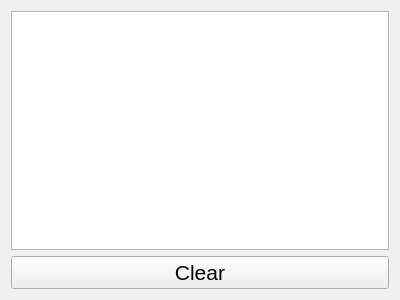
<?xml version="1.0" encoding="UTF-8"?>
<ui version="4.0">
 <class>Form</class>
 <widget class="QWidget" name="Form">
  <property name="geometry">
   <rect>
    <x>0</x>
    <y>0</y>
    <width>400</width>
    <height>300</height>
   </rect>
  </property>
  <property name="font">
   <font>
    <pointsize>16</pointsize>
   </font>
  </property>
  <property name="windowTitle">
   <string>Form</string>
  </property>
  <layout class="QGridLayout" name="gridLayout">
   <item row="0" column="0">
    <layout class="QVBoxLayout" name="verticalLayout">
     <item>
      <widget class="QPlainTextEdit" name="output">
       <property name="font">
        <font>
         <pointsize>16</pointsize>
        </font>
       </property>
      </widget>
     </item>
     <item>
      <widget class="QPushButton" name="clear">
       <property name="text">
        <string>Clear</string>
       </property>
      </widget>
     </item>
    </layout>
   </item>
  </layout>
 </widget>
 <resources/>
 <connections/>
</ui>
